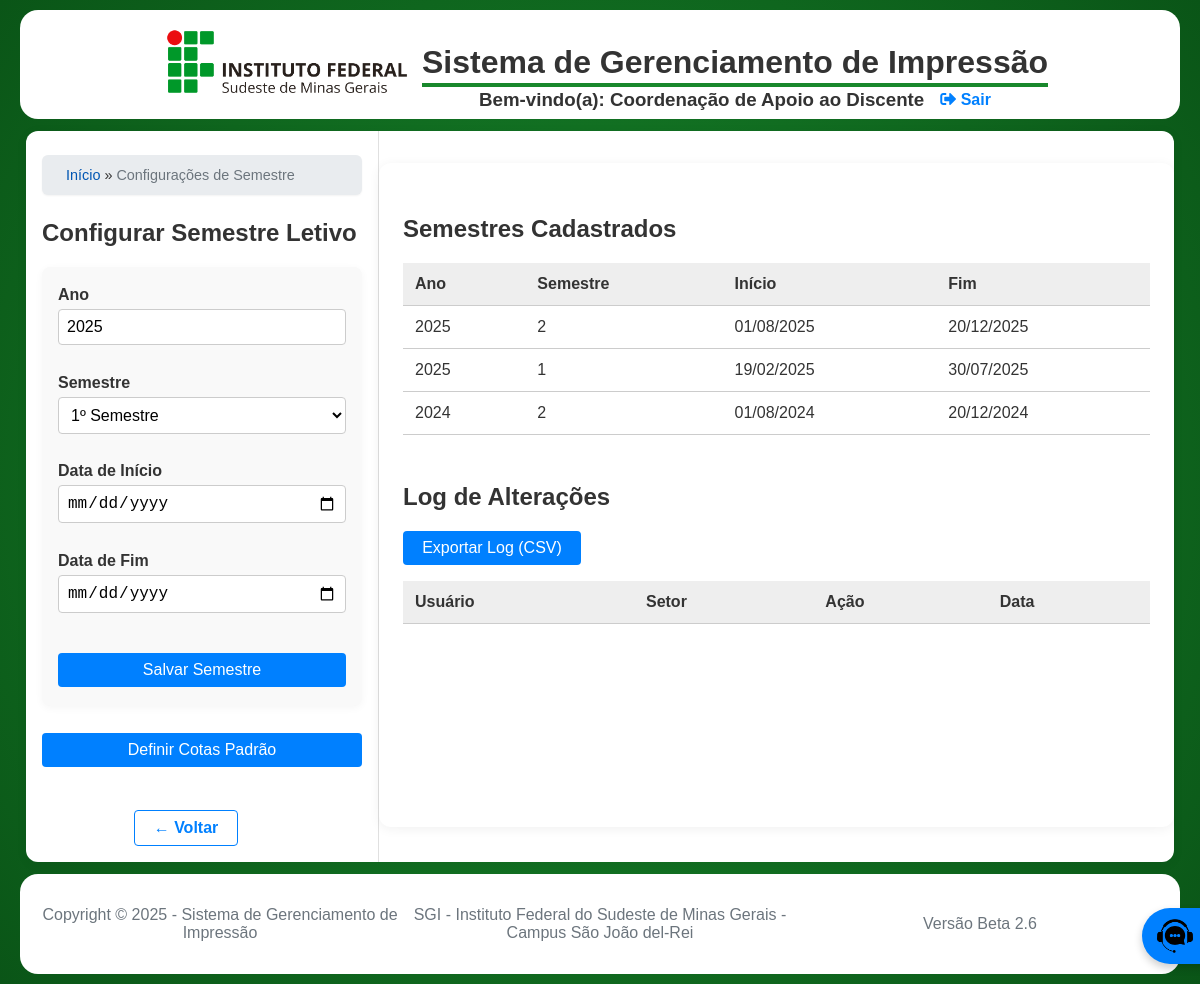
Page /pages/admin/configurar_semestre.php (signed in) on the committed database.
### tables this page shows
CREATE TABLE `SemestreLetivo` (
  `id` int(11) NOT NULL AUTO_INCREMENT,
  `ano` int(11) NOT NULL,
  `semestre` enum('1','2') NOT NULL,
  `data_inicio` date NOT NULL,
  `data_fim` date NOT NULL,
  PRIMARY KEY (`id`),
  UNIQUE KEY `ano` (`ano`,`semestre`)
);

### pages/admin/configurar_semestre.php (the view, shortened to what this page needs)
<?php
require_once '../../includes/config.php';
$stmt_semestres = $conn->query("SELECT * FROM SemestreLetivo ORDER BY ano DESC, semestre DESC");
$semestres = $stmt_semestres->fetchAll();
include_once '../../includes/header.php';
?>
<link rel="stylesheet" href="./css/configurar_semestre.css?v=<?= ASSET_VERSION ?>">
<div class="dashboard-layout">
    <aside class="dashboard-aside">
        <div class="container-principal">
        <?php
        if (isset($_SESSION['usuario'])) {
            gerar_migalhas();
        }
        ?>
        <h1>Configurar Semestre Letivo</h1>
        <form method="POST" class="form-semestre" style="margin-bottom:1em;" id="form-semestre">
            <label>Ano <input type="number" name="ano" required min="2020" max="2100" value="<?= date('Y') ?>"></label>
            <label>Semestre
                <select name="semestre" required>
                    <option value="1">1º Semestre</option>
                </select>
            </label>
            <label>Data de Início <input type="date" name="data_inicio" required></label>
            <label>Data de Fim <input type="date" name="data_fim" required></label>
            <button type="submit">Salvar Semestre</button>
        </form>
        <button type="button" id="btn-abrir-modal-cotas" class="btn-menu">Definir Cotas Padrão</button>
        <nav class="btn-container" aria-label="Ações">
            <a class="btn-back" href="javascript:history.back()">&larr; Voltar</a>
        </nav>
    </aside>
    <main class="dashboard-main">
        <h2>Semestres Cadastrados</h2>
        <table>
            <thead>
                <tr>
                    <th>Ano</th>
                    <th>Semestre</th>
                    <th>Início</th>
                    <th>Fim</th>
                </tr>
            </thead>
            <tbody>
                <?php foreach ($semestres as $s): ?>
                    <tr>
                        <td><?= htmlspecialchars($s->ano) ?></td>
                        <td><?= htmlspecialchars($s->semestre) ?></td>
                        <td><?= date('d/m/Y', strtotime($s->data_inicio)) ?></td>
                        <td><?= date('d/m/Y', strtotime($s->data_fim)) ?></td>
                    </tr>
                <?php endforeach; ?>
            </tbody>
        </table>
        <h2 style="margin-top:2em;">Log de Alterações</h2>
        <a href="?exportar_log=csv" class="btn-cotas" style="margin-bottom:1em;display:inline-block;">Exportar Log (CSV)</a>
        <table>
            <thead>
                <tr>
                    <th>Usuário</th>
                    <th>Setor</th>
                    <th>Ação</th>
                    <th>Data</th>
                </tr>
            </thead>
        </table>
    </main>
</div>
<?php include_once '../../includes/footer.php'; ?>

### css/styles.css (style rules this page uses)
body { background: radial-gradient(circle at center, #19882c, #0A5517); background-attachment: fixed; font-family: Arial, sans-serif; margin: 0; padding: 0; color: #333; }
a { text-decoration: none; }
.dashboard-layout { display: flex; min-height: 700px; background: #fff; margin: 12px 26px; border-radius: 12px; box-shadow: 0 2px 12px rgba(0,0,0,0.06); }
.dashboard-aside { width: 320px; border-right: 1px solid #e0e0e0; padding: 1.5rem 1rem 1rem 1rem; display: flex; flex-direction: column; gap: 1.5rem; }
.dashboard-main { margin-left: 10px; margin-right: 10px; width: 65%; max-height: 600px; overflow-y: auto; flex: 1; min-width: 0; padding: 1rem 0 1rem 0; }
.btn-container { display: flex; flex-direction: column; gap: 0.5rem; width: 90%; margin-top: 1rem; }
.btn-back { display: inline-block; margin: 1.5rem auto 0 auto; background: #fff; color: #0080ff; border: 1px solid #0080ff; border-radius: 4px; padding: 0.5rem 1.2rem; font-size: 1em; font-weight: 600; text-align: center; text-decoration: none; transition: background 0.2s, color 0.2s; }

### pages/admin/css/configurar_semestre.css (style rules this page uses)
.dashboard-main { width: 100%; max-width: 900px; margin: 2rem auto; background: #fff; border-radius: 12px; box-shadow: 0 2px 12px rgba(0,0,0,0.06); padding: 2rem 2vw 2rem 2vw; }
.btn-menu { width: 100%; min-width: 0; max-width: 100%; background-color: #0080ff; color: white; border: none; border-radius: 4px; cursor: pointer; margin-top: 0.7rem; margin-bottom: 0.2rem; font-size: 1rem; padding: 0.5rem; text-align: center; text-decoration: none; transition: background 0.2s; }
.form-semestre { display: flex; flex-direction: column; gap: 1.1rem; width: 90%; max-width: 500px; margin: 0 auto 2em auto; background: #f9f9f9; border-radius: 8px; padding: 1.2rem 1rem 1rem 1rem; box-shadow: 0 2px 8px rgba(0,0,0,0.04); }
.form-semestre label { font-weight: 600; margin-bottom: 0.2rem; }
.form-semestre input, .form-semestre select { width: 100%; min-width: 0; max-width: 100%; margin-top: 0.3rem; margin-bottom: 0.5rem; border: 1px solid #ccc; border-radius: 4px; background: #fff; box-sizing: border-box; padding: 0.5rem; font-size: 1rem; }
.form-semestre button { width: 100%; min-width: 0; max-width: 100%; background-color: #0080ff; color: white; border: none; border-radius: 4px; cursor: pointer; margin-top: 0.7rem; margin-bottom: 0.2rem; font-size: 1rem; padding: 0.5rem; text-align: center; text-decoration: none; transition: background 0.2s; }
.btn-cotas { background-color: #0080ff; color: white; border: none; border-radius: 4px; cursor: pointer; padding: 0.5rem 1.2rem; font-size: 1rem; margin-bottom: 1em; text-align: center; text-decoration: none; display: inline-block; transition: background 0.2s; }
table { width: 100%; border-collapse: collapse; background: #fff; margin-bottom: 1.5em; }
thead { background-color: #eee; }
th, td { padding: 0.75rem; text-align: left; border-bottom: 1px solid #ccc; }

### rows in the picture
semestreletivo: ano "2025", semestre "2", data_inicio "01/08/2025", data_fim "20/12/2025"
semestreletivo: ano "2025", semestre "1", data_inicio "19/02/2025", data_fim "30/07/2025"
semestreletivo: ano "2024", semestre "2", data_inicio "01/08/2024", data_fim "20/12/2024"

### other values in the picture
SITE_NAME "Sistema de Gerenciamento de Impressão"
$nome_exibicao "Configurações de Semestre"
CURRENT_YEAR "2025"
SITE_DESCRIPTION "SGI - Instituto Federal do Sudeste de Minas Gerais - Campus São João del-Rei"
ASSET_VERSION "2.6"
